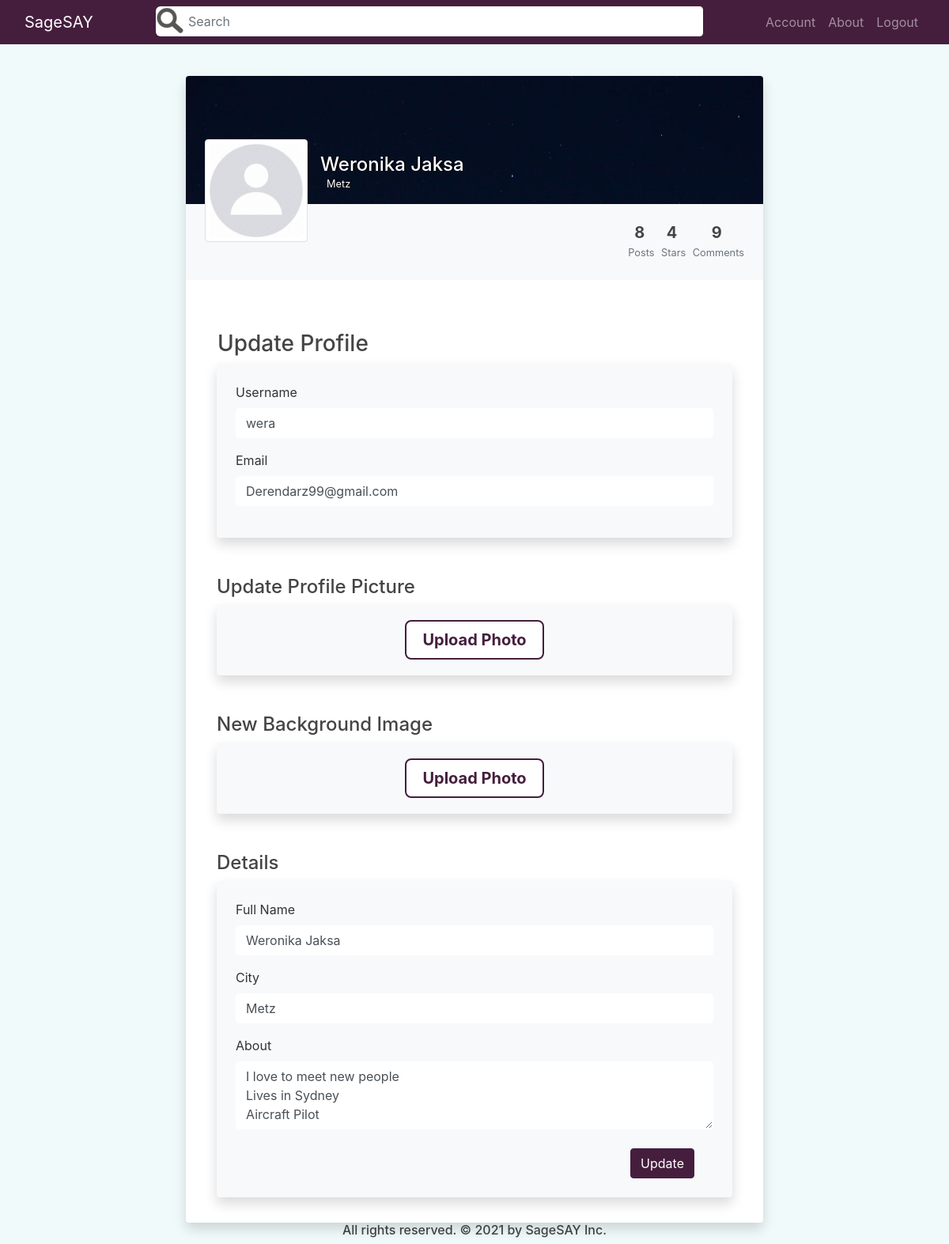
The app's page /user/wera/update (signed in), older data.
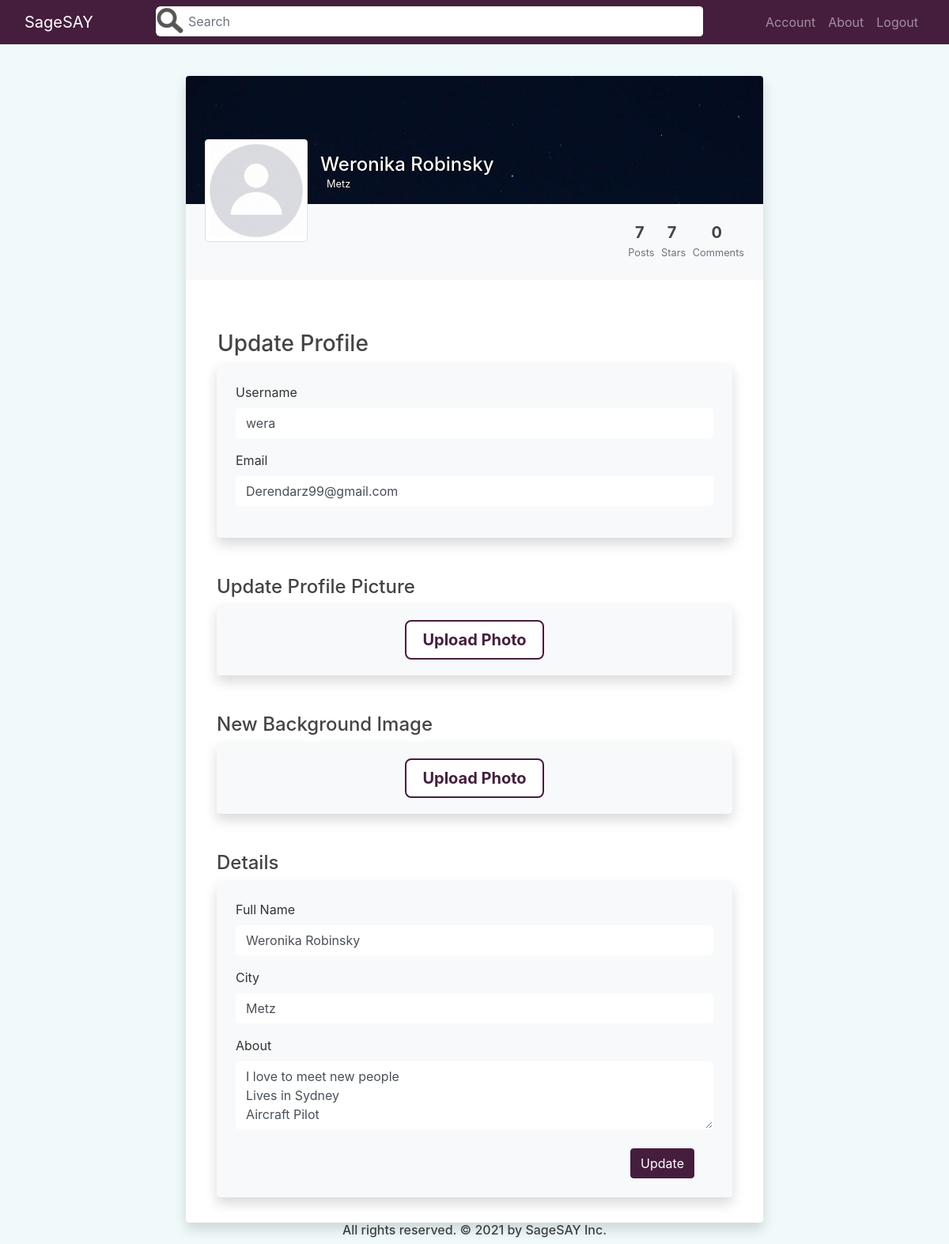
The same page, newer data.
### quotes_app/models.py (models this page shows, shortened)
class MoreInfoUser(db.Model):
    id = db.Column(db.Integer, primary_key=True)
    last_update = db.Column(db.DateTime, nullable=False, default=dt.utcnow)
    background_pic = db.Column(db.String(20), nullable=False, default='profile_bg.jpg')
    full_name = db.Column(db.String(120), nullable=False, default='Adam Smith')
    city = db.Column(db.String(90), nullable=False, default='Sydney')
    about = db.Column(db.Text, nullable=False, default='I love to meet new people<br>Lives in Sydney<br>Aircraft Pilot')
    user_id = db.Column(db.Integer, db.ForeignKey('user.id'), nullable=False)

### quotes_app/users/routes.py (the view)
@users.route("/user/<string:username>/update", methods=['GET', 'POST'])
@login_required
def update_profile(username):
    user = User.query.filter_by(username=username).first_or_404()
    if user != current_user:
        flash("You can't update this profile.", 'info')
        return redirect(url_for('main.home'))
    schform = SearchForm()
    if schform.schsubmit.data and schform.validate_on_submit():
        if schform.query.data != '':
            return redirect(url_for('main.home', sch=schform.query.data))
        else:
            return redirect(url_for('users.update_profile', username=username))
    form = UpdateProfileForm()
    about_user = MoreInfoUser.query.filter_by(info_author=user).first()
    if form.submit.data and form.validate_on_submit():
        if form.profile_pic.data:
            profile_pic_file = save_picture(form.profile_pic.data, 1)
            remove_picture(current_user.image_file, 1)
            current_user.image_file = profile_pic_file
        if form.background_pic.data:
            background_pic_file = save_picture(form.background_pic.data, 2)
            remove_picture(about_user.background_pic, 2)
            about_user.background_pic = background_pic_file
        current_user.username = form.username.data
        current_user.email = form.email.data
        about_user.full_name = form.full_name.data
        about_user.city = form.city.data
        about = form.about.data.strip(' \n  ,')
        about_user.about = Markup(about.replace('\n', '<br>'))
        about_user.last_update = dt.utcnow()
        db.session.commit()
        flash('Your account has been updated!', 'info')
        return redirect(url_for('users.user_profile', username=current_user.username))
    elif request.method == 'GET':
        form.username.data = user.username
        form.email.data = user.email
        form.full_name.data = about_user.full_name
        form.city.data = about_user.city
        form.about.data = about_user.about.replace('<br>', '\n')
    _, num_posts, num_likes, num_comments = get_posts_num_plc(user)
    background_image = url_for('static',
        filename='background_pics/' + about_user.background_pic)
    return render_template('users/update_profile.html', user=user, title='Update Profile',
        about_user=about_user, background_image=background_image, schform=schform,
        form=form, num_posts=num_posts, num_likes=num_likes, num_comments=num_comments)

### quotes_app/main/forms.py
class SearchForm(FlaskForm):
    query = StringField('Search')
    schsubmit = SubmitField('Go')

### quotes_app/users/forms.py (shortened to what this page needs)
class UpdateProfileForm(FlaskForm):
    username = StringField('Username',
        validators=[DataRequired(), Length(min=2, max=20)])
    email = StringField('Email', validators=[DataRequired(), Email()])
    profile_pic = FileField('Update Profile Picture', validators=[FileAllowed(['jpg', 'png'])])
    background_pic = FileField('Update Background Image', validators=[FileAllowed(['jpg', 'png'])])
    full_name = StringField('Full Name',
        validators=[DataRequired(), Length(min=1, max=120)])
    city = StringField('City',
        validators=[DataRequired(), Length(min=1, max=90)])
    about = TextAreaField('About', validators=[DataRequired()])
    submit = SubmitField('Update')

### quotes_app/models.py (called while the page is built)
@login_manager.user_loader
def user_loader(user_id):
    return User.query.get(int(user_id))

### quotes_app/templates/users/update_profile.html (shortened to what the changed rows need)
{% extends "main/layout.html" %}
{% block content %}
<div class="col-lg-8 mx-auto">
    <div class="bg-white shadow rounded overflow-hidden">
        <div class="px-4 pt-0 pb-4 cover" style="background-image: url('{{ background_image }}')">
            <div class="media align-items-end profile-head">
                <div class="media-body mb-5">
                    <h4 class="mt-0 mb-0 text-white name-city-shadow">{{ about_user.full_name }}</h4>
                    <p class="small mb-4 text-white name-city-shadow"> {{ about_user.city }}</p>
                </div>
            </div>
        </div>
        <div class="bg-light p-4 d-flex justify-content-end text-center">
            <ul class="list-inline mb-0">
                <li class="list-inline-item">
                    <h5 class="font-weight-bold mb-0 d-block">{{ num_posts }}</h5><small class="text-muted"> Posts</small>
                </li>
                <li class="list-inline-item">
                    <h5 class="font-weight-bold mb-0 d-block">{{ num_likes }}</h5><small class="text-muted"> Stars</small>
                </li>
                <li class="list-inline-item">
                    <h5 class="font-weight-bold mb-0 d-block">{{ num_comments }}</h5><small class="text-muted"> Comments</small>
                </li>
            </ul>
        </div>
        <div class="px-4 py-3">
            <div class="container">
                <div class="row">
                    <div class="col">
                        <form method="POST" action="" enctype="multipart/form-data">
                            <fieldset class="form-group">
                                <div class="p-4 rounded shadow bg-light">
                                    <div class="form-group">
                                        {{ form.full_name.label(class="form-control-label") }}
                                        {% if form.full_name.errors %}
                                            {{ form.full_name(class="form-control form-control-lg is-invalid") }}
                                            <div class="invalid-feedback">
                                                {% for error in form.full_name.errors %}
                                                    <span>{{ error }}</span>
                                                {% endfor %}
                                            </div>
                                        {% else %}
                                            {{ form.full_name(class="form-control form-lg") }}
                                        {% endif %}
                                    </div>
                                    <div class="form-group">
                                        {{ form.city.label(class="form-control-label") }}
                                        {% if form.city.errors %}
                                            {{ form.city(class="form-control form-control-lg is-invalid") }}
                                            <div class="invalid-feedback">
                                                {% for error in form.city.errors %}
                                                    <span>{{ error }}</span>
                                                {% endfor %}
                                            </div>
                                        {% else %}
                                            {{ form.city(class="form-control form-lg") }}
                                        {% endif %}
                                    </div>
                                    <div class="form-group">
                                        {{ form.about.label(class="form-control-label") }}
                                        {% if form.about.errors %}
                                            {{ form.about(rows="3", class="form-control form-control-lg is-invalid") }}
                                            <div class="invalid-feedback">
                                                {% for error in form.about.errors %}
                                                    <span>{{ error }}</span>
                                                {% endfor %}
                                            </div>
                                        {% else %}
                                            {{ form.about(rows="3", class="form-control form-lg") }}
                                        {% endif %}
                                    </div>
                                </div>
                            </fieldset>
                        </form>
                    </div>
                </div>
            </div>
        </div>
    </div>
</div>
{% endblock content %}

Row changes from the older to the newer data that the page shows:
changed MoreInfoUser "Metz": full_name "Weronika Jaksa" → "Weronika Robinsky"
Text that changed along with them:
{{ num_posts }}: "8" → "7"
{{ num_likes }}: "4" → "7"
{{ num_comments }}: "9" → "0"
